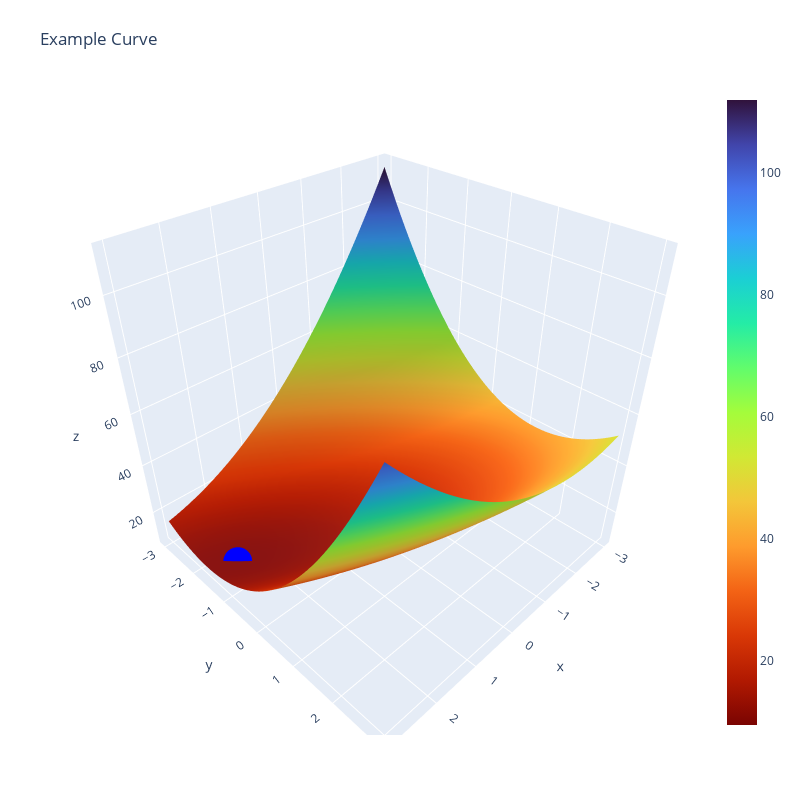

Write notebook code for a chart like this one.
### Markdown cell above
### **Plotting the Function along with the Minima Point**

### Code cell
# Plotting the Function in 3D Space using Plotly

# Define the range of x and y
x = np.linspace(-3, 3, 100)
y = np.linspace(-3, 3, 100)

# Create a meshgrid
X, Y = np.meshgrid(x, y)

# Calculate the function values
z = function([X, Y])

fig = go.Figure(data=[go.Surface(z=z, x=x, y=y, colorscale='turbo_r')])

fig.update_layout(title='Example Curve', autosize=False,
                  width=800, height=800,
                  margin=dict(l=65, r=50, b=65, t=90))

# Plot the minimum point
fig.add_trace(go.Scatter3d(x=[2.5], y=[-1.5], z=[function([2.5, -1.5])], mode='markers', marker=dict(size=10, color='blue')))

fig.show()

### Figure 1 — Plotly figure (JSON) as saved in the notebook; plotly's stock layout.template omitted (floating-point values rounded to 4 significant figures; data arrays with more than 128 entries replaced by an {"elided": "..."} marker saying what was removed)
{"data": [{"colorscale": [[0, "#7a0402"], [0.07143, "#b11901"], [0.1429, "#d93806"], [0.2143, "#f36315"], [0.2857, "#fe9b2d"], [0.3571, "#f3c63a"], [0.4286, "#d1e834"], [0.5, "#a4fc3b"], [0.5714, "#61fc6c"], [0.6429, "#24eca6"], [0.7143, "#1bcfd4"], [0.7857, "#39a2fc"], [0.8571, "#4675ed"], [0.9286, "#4145ab"], [1, "#30123b"]], "type": "surface", "x": [-3, -2.939, -2.879, -2.818, -2.758, -2.697, -2.636, -2.576, -2.515, -2.455, -2.394, -2.333, -2.273, -2.212, -2.152, -2.091, -2.03, -1.97, -1.909, -1.848, -1.788, -1.727, -1.667, -1.606, -1.545, -1.485, -1.424, -1.364, -1.303, -1.242, -1.182, -1.121, -1.061, -1, -0.9394, -0.8788, -0.8182, -0.7576, -0.697, -0.6364, -0.5758, -0.5152, -0.4545, -0.3939, -0.3333, -0.2727, -0.2121, -0.1515, -0.09091, -0.0303, 0.0303, 0.09091, 0.1515, 0.2121, 0.2727, 0.3333, 0.3939, 0.4545, 0.5152, 0.5758, 0.6364, 0.697, 0.7576, 0.8182, 0.8788, 0.9394, 1, 1.061, 1.121, 1.182, 1.242, 1.303, 1.364, 1.424, 1.485, 1.545, 1.606, 1.667, 1.727, 1.788, 1.848, 1.909, 1.97, 2.03, 2.091, 2.152, 2.212, 2.273, 2.333, 2.394, 2.455, 2.515, 2.576, 2.636, 2.697, 2.758, 2.818, 2.879, 2.939, 3], "y": [-3, -2.939, -2.879, -2.818, -2.758, -2.697, -2.636, -2.576, -2.515, -2.455, -2.394, -2.333, -2.273, -2.212, -2.152, -2.091, -2.03, -1.97, -1.909, -1.848, -1.788, -1.727, -1.667, -1.606, -1.545, -1.485, -1.424, -1.364, -1.303, -1.242, -1.182, -1.121, -1.061, -1, -0.9394, -0.8788, -0.8182, -0.7576, -0.697, -0.6364, -0.5758, -0.5152, -0.4545, -0.3939, -0.3333, -0.2727, -0.2121, -0.1515, -0.09091, -0.0303, 0.0303, 0.09091, 0.1515, 0.2121, 0.2727, 0.3333, 0.3939, 0.4545, 0.5152, 0.5758, 0.6364, 0.697, 0.7576, 0.8182, 0.8788, 0.9394, 1, 1.061, 1.121, 1.182, 1.242, 1.303, 1.364, 1.424, 1.485, 1.545, 1.606, 1.667, 1.727, 1.788, 1.848, 1.909, 1.97, 2.03, 2.091, 2.152, 2.212, 2.273, 2.333, 2.394, 2.455, 2.515, 2.576, 2.636, 2.697, 2.758, 2.818, 2.879, 2.939, 3], "z": {"elided": "100x100 float values"}}, {"marker": {"color": "blue", "size": 10}, "mode": "markers", "type": "scatter3d", "x": [2.5], "y": [-1.5], "z": [9.5]}], "layout": {"autosize": false, "height": 800, "margin": {"b": 65, "l": 65, "r": 50, "t": 90}, "title": {"text": "Example Curve"}, "width": 800}}
